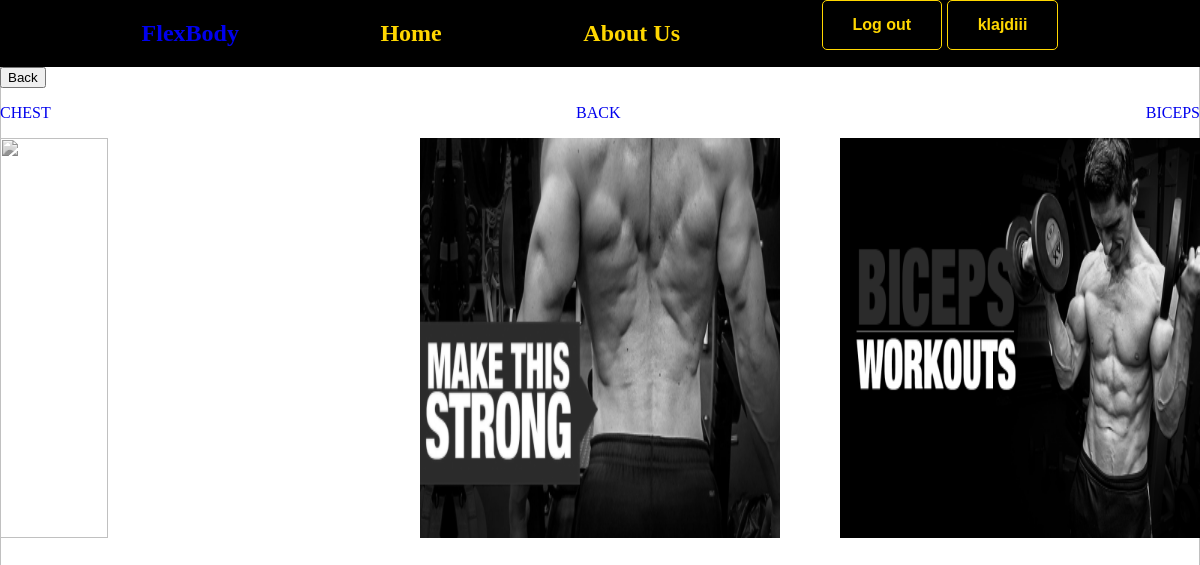
Page /create/ (signed in) on the committed database.
### account/models.py (models this page shows)
class User(AbstractBaseUser, PermissionsMixin):
    id = models.AutoField(primary_key=True, auto_created=True, editable=False)
    email = models.EmailField(unique=True)
    name = models.CharField(max_length=255, blank=True, null=True)
    is_active = models.BooleanField(default=True)
    is_superuser = models.BooleanField(default=False)
    is_staff = models.BooleanField(default=False)
    date_joined = models.DateTimeField(auto_now_add=True)
    last_login = models.DateTimeField(blank=True, null=True)
    objects = CustomUserManager()
    USERNAME_FIELD = 'email'
    EMAIL_FIELD = 'email'
    REQUIRED_FIELDS = ['name',]

### workouts/models.py (models this page shows)
class Category(models.Model):
    name = models.CharField(max_length=100)
    def __str__(self):
        return self.name

### workouts/views.py (the view)
# urls.py: path('create/', views.create_workout, name='create_workout'),
@login_required
def create_workout(request):
    categories = Category.objects.all()
    return render(request, 'workouts/create_workout.html', {'categories': categories})

### workouts/templates/workouts/create_workout.html (shortened to what this page needs)
{% extends 'core/base.html' %}
{% load static %}
{% block content %}
<button class="back"><a href="{{request.META.HTTP_REFERER|escape}}">Back</a></button>
 <div style="display: flex; justify-content: space-between;">
    {% for c in categories %}
    <ul>
    <div style="color: red; list-style: none;"><a href="{% url 'exercise' c.id %}">{{ c }}</a></div>
</ul>
     {% endfor %}
    </div>
<div class="categories-1">
    <img src="../../../static/images/chest-workouts.png" alt="">
    <img src="../../../static/images/AX_STRONG-LOW-BACK-1-480x270.jpg" alt="">
    <img src="../../../static/images/BICEPS_MAIN-IMAGE-480x270.png" alt="">
</div>
{% endblock %}

### core/templates/core/base.html (shortened to what this page needs)
{% load static %}
<!DOCTYPE html>
<html lang="en">
<head>
  <link rel="stylesheet" href="{% static 'style.css' %}">
</head>
<body>
  <nav>
    <a href="{% url 'index' %}">
      <h1 class="logo">FlexBody</h1>
    </a>
    <h1>Home</h1>
    <h1>About Us</h1>
    {% if user.is_authenticated %}
    <div class="button-container">
      <a href="{% url 'log-out' %}" class="button signup-button">Log out</a>
      <a href="#" class="button login-button">{{ user.name }}</a>
    </div>
  </nav>
  {% else %}
  <div class="button-container">
    <a href="{% url 'sign-up' %}" class="button signup-button">Sign Up</a>
    <a href="{% url 'log-in' %}" class="button login-button">Login</a>
  </div>
  {% endif %}
  {% block content %}
  {% endblock content %}
</body>
</html>

### static/style.css (style rules this page uses)
html, body { padding: 0 0; margin: 0 0; }
.button-container { font-family: Arial, sans-serif; text-align: center; }
.button { display: inline-block; padding: 15px 30px; font-size: 16px; font-weight: bold; text-align: center; text-decoration: none; cursor: pointer; border-radius: 5px; border: 1px solid gold; background-color: black; color: gold; transition: background-color 0.3s ease; }
nav { width: 100%; display: flex; justify-content: space-evenly; background-color: black; color: gold; }
.categories-1 { display: flex; justify-content: space-between; height: 50vh; width: 100%; }
.categories-1 img { height: 100%; width: 30%; -webkit-filter: grayscale(100%); filter: grayscale(100%); }
ul { list-style-type: none; padding: 0; }
a { text-decoration: none; }

### rows in the picture
User: name "klajdiii"
Category: name "CHEST"
Category: name "BACK"
Category: name "BICEPS"
